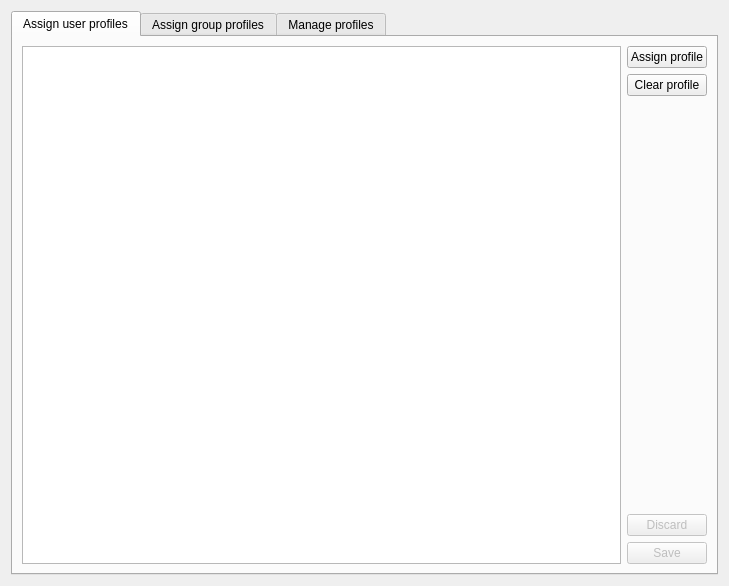
<?xml version="1.0" encoding="UTF-8"?>
<ui version="4.0">
 <class>MainWidget</class>
 <widget class="QWidget" name="MainWidget">
  <property name="geometry">
   <rect>
    <x>0</x>
    <y>0</y>
    <width>729</width>
    <height>586</height>
   </rect>
  </property>
  <layout class="QHBoxLayout" name="horizontalLayout_2">
   <item>
    <widget class="KTabWidget" name="ktabwidget">
     <property name="currentIndex">
      <number>0</number>
     </property>
     <property name="automaticResizeTabs">
      <bool>true</bool>
     </property>
     <widget class="QWidget" name="tab">
      <attribute name="title">
       <string>Assign user profiles</string>
      </attribute>
      <layout class="QHBoxLayout" name="horizontalLayout_5">
       <item>
        <widget class="QTreeView" name="userList">
         <property name="editTriggers">
          <set>QAbstractItemView::NoEditTriggers</set>
         </property>
         <property name="rootIsDecorated">
          <bool>false</bool>
         </property>
         <property name="uniformRowHeights">
          <bool>true</bool>
         </property>
         <property name="sortingEnabled">
          <bool>true</bool>
         </property>
        </widget>
       </item>
       <item>
        <layout class="QVBoxLayout" name="verticalLayout_4">
         <property name="sizeConstraint">
          <enum>QLayout::SetDefaultConstraint</enum>
         </property>
         <item>
          <widget class="KPushButton" name="btnAssignUserProfile">
           <property name="text">
            <string>Assign profile</string>
           </property>
          </widget>
         </item>
         <item>
          <widget class="KPushButton" name="btnClearUserProfile">
           <property name="text">
            <string>Clear profile</string>
           </property>
          </widget>
         </item>
         <item>
          <spacer name="verticalSpacer">
           <property name="orientation">
            <enum>Qt::Vertical</enum>
           </property>
           <property name="sizeHint" stdset="0">
            <size>
             <width>20</width>
             <height>40</height>
            </size>
           </property>
          </spacer>
         </item>
         <item>
          <widget class="KPushButton" name="btnDiscard1">
           <property name="enabled">
            <bool>false</bool>
           </property>
           <property name="text">
            <string>Discard</string>
           </property>
          </widget>
         </item>
         <item>
          <widget class="KPushButton" name="btnCommit1">
           <property name="enabled">
            <bool>false</bool>
           </property>
           <property name="text">
            <string>Save</string>
           </property>
           <property name="icon">
            <iconset>
             <normaloff>../../../../../../../usr/share/icons/oxygen/16x16/status/dialog-password.png</normaloff>../../../../../../../usr/share/icons/oxygen/16x16/status/dialog-password.png</iconset>
           </property>
          </widget>
         </item>
        </layout>
       </item>
      </layout>
     </widget>
     <widget class="QWidget" name="tab_2">
      <attribute name="title">
       <string>Assign group profiles</string>
      </attribute>
      <layout class="QHBoxLayout" name="horizontalLayout">
       <item>
        <widget class="QTreeView" name="groupList">
         <property name="editTriggers">
          <set>QAbstractItemView::NoEditTriggers</set>
         </property>
         <property name="alternatingRowColors">
          <bool>false</bool>
         </property>
         <property name="selectionBehavior">
          <enum>QAbstractItemView::SelectRows</enum>
         </property>
         <property name="indentation">
          <number>20</number>
         </property>
         <property name="rootIsDecorated">
          <bool>false</bool>
         </property>
         <property name="uniformRowHeights">
          <bool>true</bool>
         </property>
        </widget>
       </item>
       <item>
        <layout class="QVBoxLayout" name="verticalLayout_2">
         <item>
          <widget class="KPushButton" name="btnAssignGroupProfile">
           <property name="text">
            <string>Assign profile</string>
           </property>
          </widget>
         </item>
         <item>
          <widget class="KPushButton" name="btnClearGroupProfile">
           <property name="text">
            <string>Clear profile</string>
           </property>
          </widget>
         </item>
         <item>
          <spacer name="verticalSpacer_2">
           <property name="orientation">
            <enum>Qt::Vertical</enum>
           </property>
           <property name="sizeHint" stdset="0">
            <size>
             <width>20</width>
             <height>40</height>
            </size>
           </property>
          </spacer>
         </item>
         <item>
          <widget class="KPushButton" name="btnDiscard2">
           <property name="enabled">
            <bool>false</bool>
           </property>
           <property name="text">
            <string>Discard</string>
           </property>
          </widget>
         </item>
         <item>
          <widget class="KPushButton" name="btnCommit2">
           <property name="enabled">
            <bool>false</bool>
           </property>
           <property name="text">
            <string>Save</string>
           </property>
           <property name="icon">
            <iconset>
             <normaloff>../../../../../../../usr/share/icons/oxygen/16x16/status/dialog-password.png</normaloff>../../../../../../../usr/share/icons/oxygen/16x16/status/dialog-password.png</iconset>
           </property>
          </widget>
         </item>
        </layout>
       </item>
      </layout>
     </widget>
     <widget class="QWidget" name="tab_3">
      <attribute name="title">
       <string>Manage profiles</string>
      </attribute>
      <layout class="QHBoxLayout" name="horizontalLayout_7">
       <item>
        <widget class="QTreeView" name="profileList">
         <property name="editTriggers">
          <set>QAbstractItemView::NoEditTriggers</set>
         </property>
         <property name="rootIsDecorated">
          <bool>false</bool>
         </property>
         <property name="uniformRowHeights">
          <bool>true</bool>
         </property>
         <property name="sortingEnabled">
          <bool>true</bool>
         </property>
        </widget>
       </item>
       <item>
        <layout class="QVBoxLayout" name="verticalLayout">
         <item>
          <widget class="KPushButton" name="btnNewProfile">
           <property name="text">
            <string>New</string>
           </property>
          </widget>
         </item>
         <item>
          <widget class="KPushButton" name="btnDeleteProfile">
           <property name="text">
            <string>Delete</string>
           </property>
          </widget>
         </item>
         <item>
          <widget class="KPushButton" name="btnSetupProfile">
           <property name="text">
            <string>Edit Profile</string>
           </property>
          </widget>
         </item>
         <item>
          <widget class="KPushButton" name="btnProfileProperties">
           <property name="enabled">
            <bool>true</bool>
           </property>
           <property name="text">
            <string>Properties</string>
           </property>
          </widget>
         </item>
         <item>
          <spacer name="verticalSpacer_3">
           <property name="orientation">
            <enum>Qt::Vertical</enum>
           </property>
           <property name="sizeHint" stdset="0">
            <size>
             <width>20</width>
             <height>40</height>
            </size>
           </property>
          </spacer>
         </item>
         <item>
          <widget class="KPushButton" name="btnDiscard3">
           <property name="enabled">
            <bool>false</bool>
           </property>
           <property name="text">
            <string>Discard</string>
           </property>
          </widget>
         </item>
         <item>
          <widget class="KPushButton" name="btnCommit3">
           <property name="enabled">
            <bool>false</bool>
           </property>
           <property name="text">
            <string>Save</string>
           </property>
           <property name="icon">
            <iconset>
             <normaloff>../../../../../../../usr/share/icons/oxygen/16x16/status/dialog-password.png</normaloff>../../../../../../../usr/share/icons/oxygen/16x16/status/dialog-password.png</iconset>
           </property>
          </widget>
         </item>
        </layout>
       </item>
      </layout>
     </widget>
    </widget>
   </item>
  </layout>
 </widget>
 <customwidgets>
  <customwidget>
   <class>KPushButton</class>
   <extends>QPushButton</extends>
   <header>kpushbutton.h</header>
  </customwidget>
  <customwidget>
   <class>KTabWidget</class>
   <extends>QTabWidget</extends>
   <header>ktabwidget.h</header>
   <container>1</container>
  </customwidget>
 </customwidgets>
 <tabstops>
  <tabstop>ktabwidget</tabstop>
  <tabstop>userList</tabstop>
  <tabstop>btnAssignUserProfile</tabstop>
  <tabstop>btnClearUserProfile</tabstop>
  <tabstop>btnDiscard1</tabstop>
  <tabstop>btnCommit1</tabstop>
  <tabstop>groupList</tabstop>
  <tabstop>btnAssignGroupProfile</tabstop>
  <tabstop>btnClearGroupProfile</tabstop>
  <tabstop>btnDiscard2</tabstop>
  <tabstop>btnCommit2</tabstop>
  <tabstop>profileList</tabstop>
  <tabstop>btnNewProfile</tabstop>
  <tabstop>btnDeleteProfile</tabstop>
  <tabstop>btnSetupProfile</tabstop>
  <tabstop>btnProfileProperties</tabstop>
  <tabstop>btnDiscard3</tabstop>
  <tabstop>btnCommit3</tabstop>
 </tabstops>
 <resources/>
 <connections/>
</ui>
